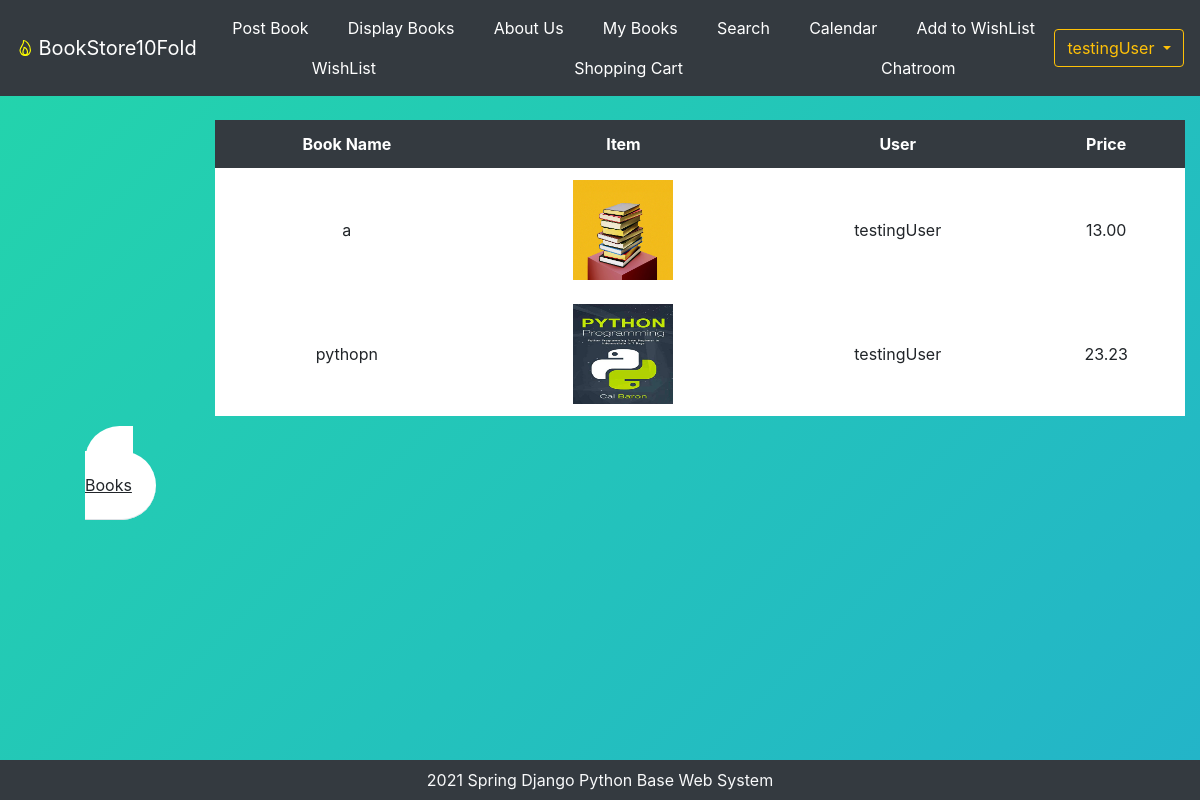
Page /mybooks (signed in) on the committed database.
### bookMng/models.py (models this page shows, shortened)
class MainMenu(models.Model):
    item = models.CharField(max_length=200, unique=True)
    link = models.CharField(max_length=200, unique=True)

class Book(models.Model):
    name = models.CharField(max_length=200)
    web = models.URLField(max_length=200)
    price = models.DecimalField(decimal_places=2, max_digits=8)
    publishdate = models.DateField(auto_now=True)
    picture = models.FileField(upload_to='bookEx/static/uploads')
    pic_path = models.CharField(max_length=300, editable=False, blank=True)
    username = models.ForeignKey(User, blank=True, null=True, on_delete=models.CASCADE)

### bookMng/views.py (the view)
# urls.py: path('mybooks', views.mybooks, name='mybooks'),
@login_required(login_url=reverse_lazy('login'))
def mybooks(request):
    books = Book.objects.filter(username=request.user)
    for b in books:
        b.pic_path = b.picture.url[14:]
    return render(request,
                  'bookMng/mybooks.html',
                  {
                      'item_list': MainMenu.objects.all(),
                      'books': books
                  })

### bookEx/templates/bookMng/mybooks.html (shortened to what this page needs)
{% extends "base.html" %}
{% load static %}
{% block content %}
<div class="container-fluid">
    <div class="row">
        <div class="col-2">
            <div id="table1">
                <span class="rounded-pill p-4 bg-white align-middle border-bottom"><u> My Books </u></span>
            </div>
        </div>
        <div class="col-10">
            <div class="table-wrapper-scroll-y my-custom-scrollbar table-repsonsive mt-4">
                <table class="table table-hover table-borderless bg-white">
                    <thead class="thead-black">
                        <th class="bg-dark text-white text-center">Book Name</th>
                        <th class="bg-dark text-white text-center">Item</th>
                        <th class="bg-dark text-white text-center">User</th>
                        <th class="bg-dark text-white text-center">Price</th>
                    </thead>
                    {% for book in books %}
                    <tr>
                        <td class="text-center align-middle">
                            <a class ="btn text-black" href="book_detail/{{ book.id }}">
                                {{ book.name }}
                            </a>
                        </td>
                        <td class="text-center align-middle">
                            <img src="{% if book.picture %}
                                            {% static book.pic_path %}
                                    {% else %}
                                            {% static 'logo.jpg' %}
                                    {% endif %}" width="100" height="100"/>
                        </td>
                        <td class="text-center align-middle">
                                    {{ book.username }}
                        </td>
                        <td class="text-center align-middle">
                            {{ book.price}}
                        </td>
                    </tr>
                    {% endfor %}
                </table>
            </div>
        </div>
    </div>
</div>
{% endblock content %}

### bookEx/templates/base.html (shortened to what this page needs)
{% load static %}
<!DOCTYPE html>
<html lang="en">
<head>
    <link rel="stylesheet" href="https://cdn.jsdelivr.net/npm/bootstrap@4.5.3/dist/css/bootstrap.min.css"
>
    <link href="{% static 'main.css' %}" rel="stylesheet" type="text/css">
    <link href="{% static 'calendar.css' %}" rel="stylesheet" type="text/css">
    <link href="{% static 'display.css' %}" rel="stylesheet" type="text/css">
</head>
<body class="d-flex flex-column">
    <header>
        <nav class=" navbar navbar-expand-lg navbar-dark bg-dark">
            <ion-icon name="flame-outline"></ion-icon>
            <a href="/" class="navbar-brand ml-1">BookStore10Fold</a>
            <div class="collapse navbar-collapse" id="navbarNavDropdown">
                <ul class="nav nav-pills nav-fill mr-auto">
                    {% for item in item_list %}
                    <li class="nav-item">
                        <a class="nav-link btn-outline-info text-white" href="{{ item.link }}"> {{item.item}}</a>
                    </li>
                    {% endfor %}
                </ul>
                <ul class="navbar-nav ">
                    {% if user.is_authenticated %}
                    <div class="btn-group">
                        <button type="button" class="btn btn-outline-warning dropdown-toggle"
                            data-toggle="dropdown" aria-haspopup="true" aria-expanded="false">
                            {{ user.username }}
                        </button>
                    </div>
                    {% endif %}
                </ul>
            </div>
        </nav>
    </header>
    <main>
        {% block content %}
        {% endblock content %}
    </main>
    <footer class="container-fluid bg-dark text-center fixed-bottom text-light py-2">
           2021 Spring Django Python Base Web System
    </footer>
</body>
</html>

### bookEx/static/main.css (style rules this page uses)
ion-icon { font-size: x-large; color: yellow; }
body { background: linear-gradient(-45deg, #ee7752, #e73c7e, #23a6d5, #23d5ab); background-size: 500% 500%; animation: gradient 15s ease infinite; }

### bookEx/static/calendar.css (style rules this page uses)
.btn { outline: none; box-shadow: 0 0 0 0; }

### bookEx/static/display.css (style rules this page uses)
#table1 { padding-top: 350px; padding-left: 70px; }
.my-custom-scrollbar { position: relative; height: 90%; overflow: auto; }
.table-wrapper-scroll-y { display: block; }

### rows in the picture
MainMenu: item "Post Book"
MainMenu: item "Display Books"
MainMenu: item "About Us"
MainMenu: item "My Books"
MainMenu: item "Search"
MainMenu: item "Calendar"
MainMenu: item "Add to WishList"
MainMenu: item "WishList"
MainMenu: item "Shopping Cart"
MainMenu: item "Chatroom"
Book: name "a", username "testingUser", price "13.00"
Book: name "pythopn", username "testingUser", price "23.23"

### other values in the picture
{{ user.username }} "testingUser"
